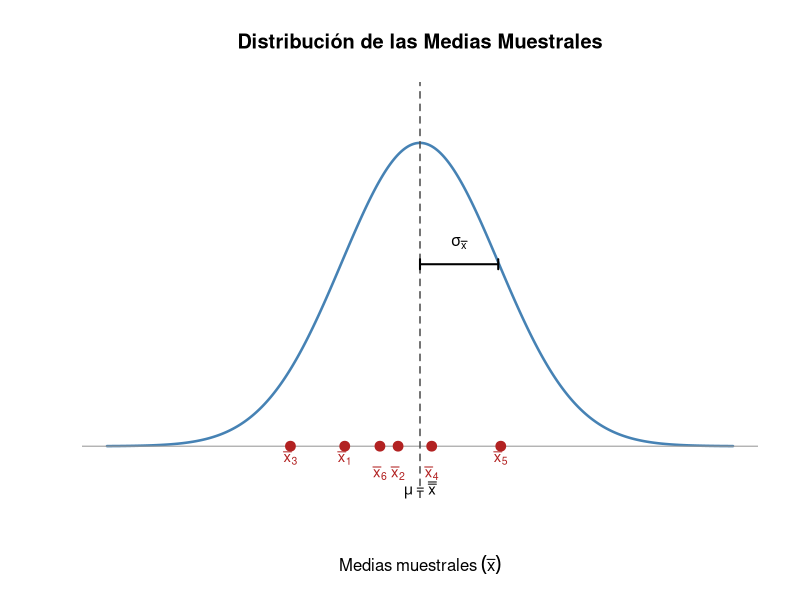
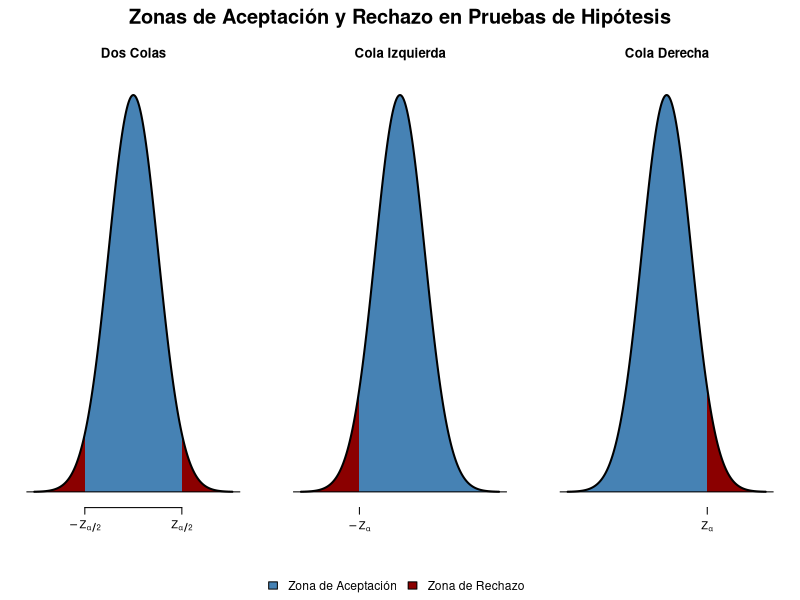

Write the R code that produced these figures, in order.
## ---- chunk 1
# Parámetros poblacionales
mu <- 50
sigma <- 10
n <- 25

# Error estándar (Desviación estándar de las medias muestrales)
SE <- sigma / sqrt(n)

# Valores para la distribución
x <- seq(mu - 4 * SE, mu + 4 * SE, length.out = 500)
densidad <- dnorm(x, mean = mu, sd = SE)

# --- MEDIAS MUESTRALES ALEATORIAS ---
set.seed(444) # Semilla para mantener la misma aleatoriedad cada vez que ejecutes
k_muestras <- 6
medias_muestrales <- rnorm(k_muestras, mean = mu, sd = SE)
# ------------------------------------

# Configuración de márgenes
par(mar = c(5, 4, 4, 2) + 0.1)

# 1. Gráfica base de la curva de densidad
plot(
  x, densidad,
  type = "l",
  lwd = 2.5,
  col = "steelblue",
  xlab = expression(Medias~muestrales~(bar(x))),
  ylab = "",
  main = "Distribución de las Medias Muestrales",
  ylim = c(-max(densidad) * 0.12, max(densidad) * 1.15), # Ampliado ligeramente abajo para etiquetas
  frame.plot = FALSE,
  axes = FALSE
)

# Línea del eje X en y = 0
abline(h = 0, col = "gray60")

# 2. Línea vertical para la media poblacional (mu)
abline(v = mu, lty = 2, lwd = 1.5, col = "gray30")

# Etiqueta de la media poblacional
text(
  x = mu, 
  y = max(densidad) * -0.145, 
  labels = expression(mu == bar(bar(x))), 
  cex = 0.9
)

# 3. Segmento horizontal marcando la amplitud de sigma_equis_testada
h_segmento <- max(densidad) * 0.6  # Altura a la mitad de la curva

arrows(
  x0 = mu, y0 = h_segmento, 
  x1 = mu + SE, y1 = h_segmento, 
  code = 3, angle = 90, length = 0.05, 
  col = "black", lwd = 2
)

# Etiqueta del segmento horizontal (sigma_equis testada)
text(
  x = mu + (SE / 2), 
  y = h_segmento + (max(densidad) * 0.07), 
  labels = expression(sigma[bar(x)]), 
  col = "black", 
  cex = 0.95
)

# 4. Puntos para las medias muestrales sobre el eje y = 0
points(
  x = medias_muestrales, 
  y = rep(0, length(medias_muestrales)), 
  pch = 19, 
  col = "firebrick", 
  cex = 1.3
)

# 5. Etiquetas x_1, x_2, ..., x_k testadas debajo de cada punto
etiquetas_equis <- parse(text = paste0("bar(x)[", seq_along(medias_muestrales), "]"))

# Alternancia de altura vertical para evitar solapamiento si dos puntos caen muy próximos
pos_y_etiquetas <- rep(c(-max(densidad) * 0.04, -max(densidad) * 0.09), length.out = length(medias_muestrales))

text(
  x = medias_muestrales, 
  y = pos_y_etiquetas, 
  labels = etiquetas_equis, 
  col = "firebrick", 
  cex = 0.9
)


## ---- chunk 2

sigma=9
n=31
x_bar=67
z=abs(qnorm(4.5/200))

E=z*sigma/(n^.5)

LI=x_bar-E
LS=x_bar+E

## ---- chunk 3

n_2=62

E_2=z*sigma/(n_2^.5)

## ---- chunk 4
# 1. Configurar la ventana gráfica
# oma = c(3, 0, 2, 0) deja espacio adicional en la parte inferior para la leyenda
par(mfrow = c(1, 3), mar = c(4, 2, 4, 2), oma = c(3, 0, 2, 0))

# Crear los datos de la distribución normal estándar
x <- seq(-4, 4, length = 1000)
y <- dnorm(x)

# ---------------------------------------------------------
# 1. Prueba de Dos Colas
# ---------------------------------------------------------
plot(x, y, type = "n", axes = FALSE, xlab = "", ylab = "", main = "Dos Colas")

# Zona de aceptación (steelblue)
x_acc1 <- seq(-1.96, 1.96, length = 500)
polygon(c(-1.96, x_acc1, 1.96), c(0, dnorm(x_acc1), 0), col = "steelblue", border = NA)

# Zonas de rechazo (darkred)
x_rej1_left <- seq(-4, -1.96, length = 100)
polygon(c(-4, x_rej1_left, -1.96), c(0, dnorm(x_rej1_left), 0), col = "darkred", border = NA)
x_rej1_right <- seq(1.96, 4, length = 100)
polygon(c(1.96, x_rej1_right, 4), c(0, dnorm(x_rej1_right), 0), col = "darkred", border = NA)

lines(x, y, lwd = 2)
abline(h = 0)
axis(1, at = c(-1.96, 1.96), labels = expression(-Z[alpha/2], Z[alpha/2]), tick = TRUE)

# ---------------------------------------------------------
# 2. Prueba de Cola Izquierda
# ---------------------------------------------------------
plot(x, y, type = "n", axes = FALSE, xlab = "", ylab = "", main = "Cola Izquierda")

# Zona de aceptación (steelblue)
x_acc2 <- seq(-1.64, 4, length = 500)
polygon(c(-1.64, x_acc2, 4), c(0, dnorm(x_acc2), 0), col = "steelblue", border = NA)

# Zona de rechazo (darkred)
x_rej2 <- seq(-4, -1.64, length = 100)
polygon(c(-4, x_rej2, -1.64), c(0, dnorm(x_rej2), 0), col = "darkred", border = NA)

lines(x, y, lwd = 2)
abline(h = 0)
axis(1, at = -1.64, labels = expression(-Z[alpha]), tick = TRUE)

# ---------------------------------------------------------
# 3. Prueba de Cola Derecha
# ---------------------------------------------------------
plot(x, y, type = "n", axes = FALSE, xlab = "", ylab = "", main = "Cola Derecha")

# Zona de aceptación (steelblue)
x_acc3 <- seq(-4, 1.64, length = 500)
polygon(c(-4, x_acc3, 1.64), c(0, dnorm(x_acc3), 0), col = "steelblue", border = NA)

# Zona de rechazo (darkred)
x_rej3 <- seq(1.64, 4, length = 100)
polygon(c(1.64, x_rej3, 4), c(0, dnorm(x_rej3), 0), col = "darkred", border = NA)

lines(x, y, lwd = 2)
abline(h = 0)
axis(1, at = 1.64, labels = expression(Z[alpha]), tick = TRUE)

# ---------------------------------------------------------
# Título General y Leyenda Compartida
# ---------------------------------------------------------
# Título en la parte superior
mtext("Zonas de Aceptación y Rechazo en Pruebas de Hipótesis", outer = TRUE, side = 3, cex = 1.2, font = 2)

# Crear un gráfico invisible superpuesto a toda la ventana para poner la leyenda
par(fig = c(0, 1, 0, 1), oma = c(0, 0, 0, 0), mar = c(0, 0, 0, 0), new = TRUE)
plot(0, 0, type = "n", bty = "n", xaxt = "n", yaxt = "n")

# Agregar la leyenda en la parte inferior centrada
legend("bottom", 
       legend = c("Zona de Aceptación", "Zona de Rechazo"), 
       fill = c("steelblue", "darkred"), 
       horiz = TRUE,      # Pone la leyenda en formato horizontal
       bty = "n",         # Quita el borde de la caja de la leyenda
       cex = 1.1)         # Tamaño del texto

# Restaurar los parámetros gráficos a su estado original por si quieres seguir graficando otras cosas
par(mfrow = c(1, 1), mar = c(5, 4, 4, 2) + 0.1, oma = c(0,0,0,0))
## ---- chunk 5

z_i<-(172-168)/(5/30^.5)

z_ns<-abs(qnorm(.05/2))

## ---- chunk 6

p=(1-pnorm(z_i))*100
